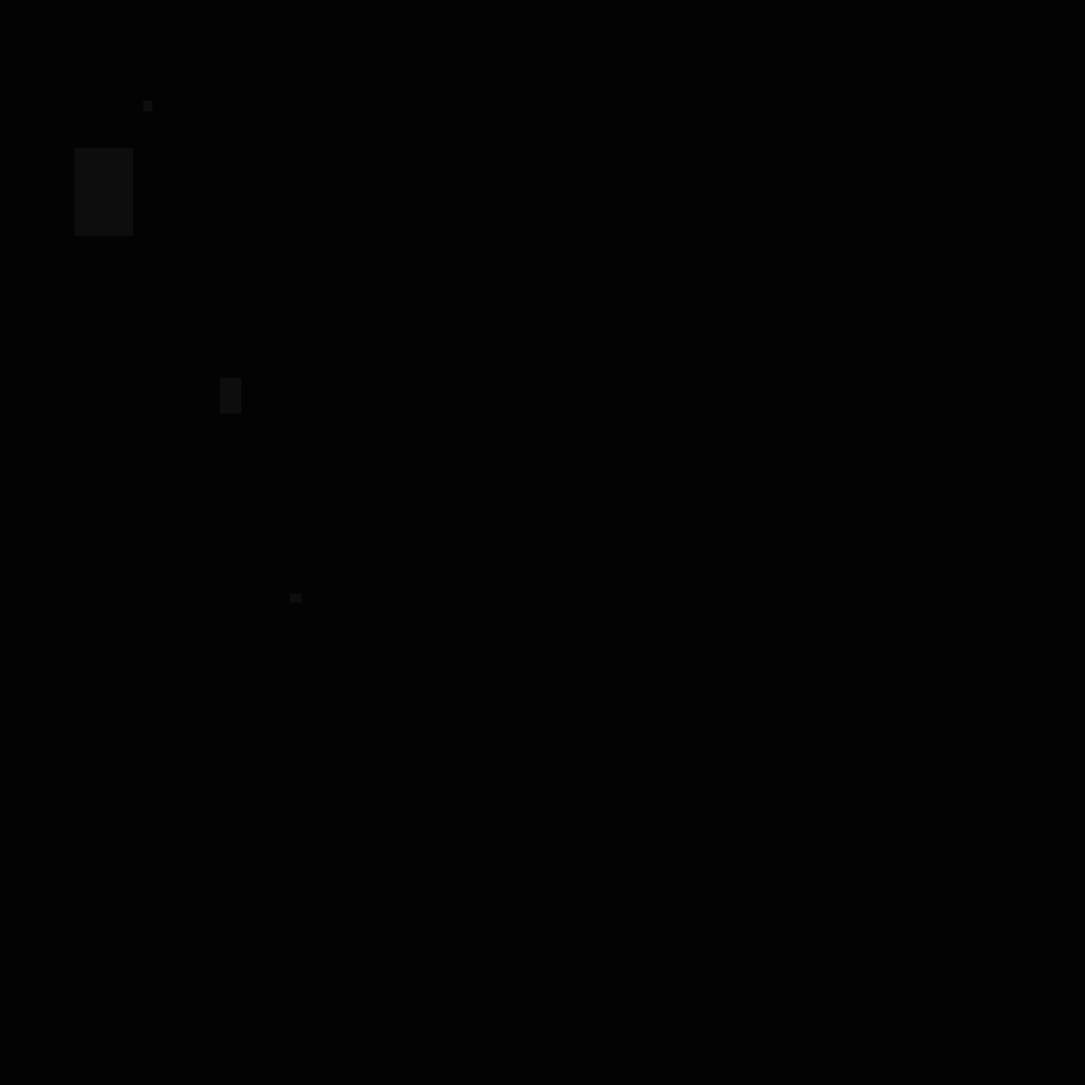
Frame 1 (no input)
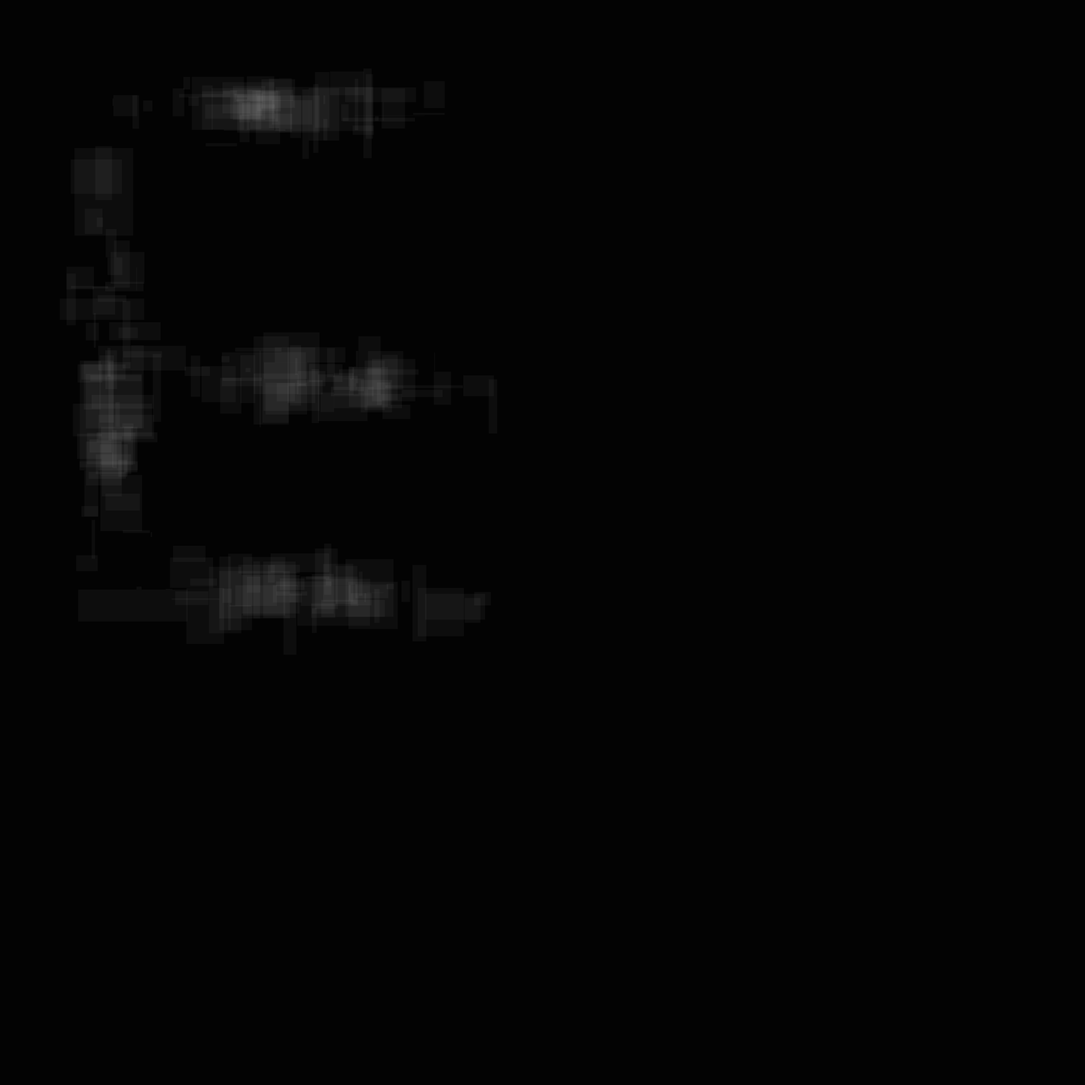
Frame 60 (the mouse pressed at the canvas centre just before this capture)
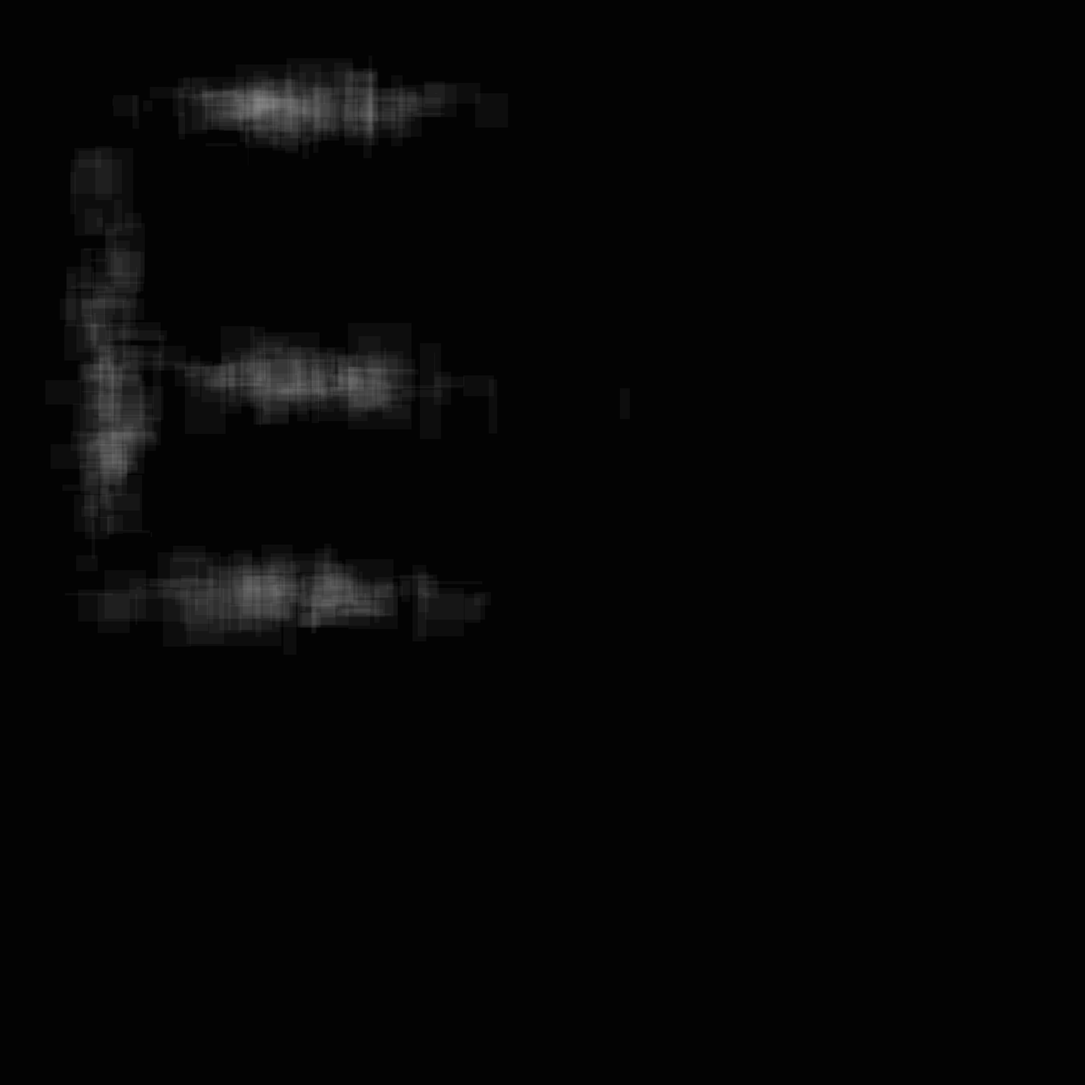
Frame 120 (the mouse held since frame 60 and released just before this capture)

The Processing sketch that drew these frames (run headless with seeded random() and noise(); from frame 60 on, the mouse is pressed at the canvas centre):

// Processing sketch: sd_painting
// ── sd_painting.pde
import java.util.*;
Random generator;
float mean = 0;

class SplatterPoint{
  float x;
  float y;
  float sdx;
  float sdy;
  
  SplatterPoint(float x, float y, float sdx, float sdy){
    this.x = x;
    this.y = y;
    this.sdx = sdx;
    this.sdy = sdy;
  }
  void splat(){
    //fill(((float) generator.nextGaussian() * 100 + 200), 128, 255);
    rectMode(RADIUS);
    fill(255, 10);
    rect((float) generator.nextGaussian() * this.sdx + this.x, (float) generator.nextGaussian() * this.sdy + this.y, (float) generator.nextGaussian() * 30 + 10, (float) generator.nextGaussian() * 30 + 10);
  }
  
}

SplatterPoint[] s = {
new SplatterPoint(550, 200, 150, 25),
new SplatterPoint(200, 700, 30, 200),
new SplatterPoint(550, 700, 150, 25),
new SplatterPoint(550, 1100, 150, 25),
};

void setup() {
  size(2000, 2000);
  generator = new Random();
  noStroke();
  //colorMode(HSB);
  background(#030303);
}

void draw(){
  for(int i = 0; i < s.length; i++){
    s[i].splat();    
  }
}
